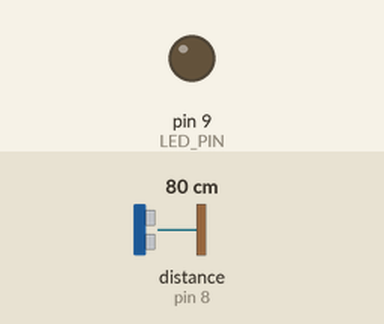
Simulated run of this sketch. Board: Arduino Uno, built with avr-gcc and run on an emulated ATmega328P. On the bench: output pins drawn as LEDs (lit = HIGH). Wiring (inferred from the names in the program): ultrasonic range finder: trigger pin 7; echo pin 8. Inputs (shaded band) come from the test bench; at power-on: distance to the obstacle (sensor on pin 8) 80 cm. The echo pulse lasts 58.3 µs per cm; pins used as bus, display or sensor lines are not drawn.

Above: at 1.2 s.
1.3 s: distance to the obstacle (sensor on pin 8) set to 2 cm
At 2.4 s:
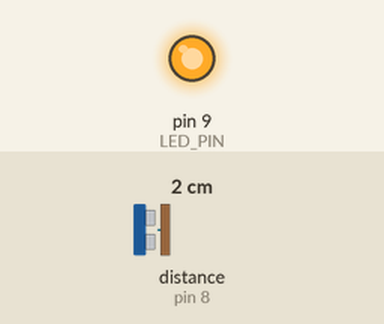
2.8 s: distance to the obstacle (sensor on pin 8) set to 5 cm
At 3.1 s:
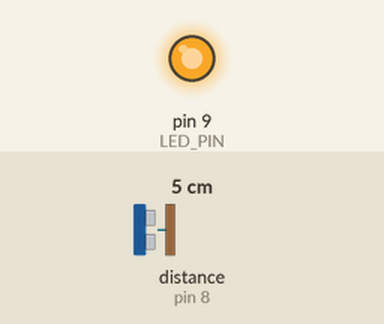
4.3 s: distance to the obstacle (sensor on pin 8) set to 18 cm
At 5.5 s:
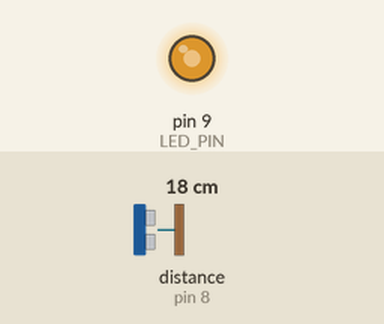
5.8 s: distance to the obstacle (sensor on pin 8) set to 35 cm
At 6.8 s:
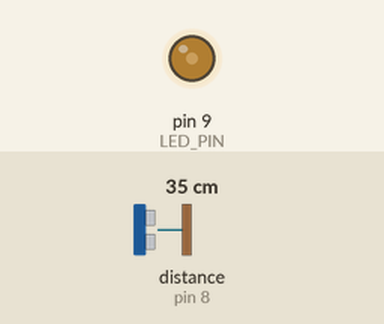
Timing chart, 0 to 8.3 s (numbered marks = the images above; inputs shaded):
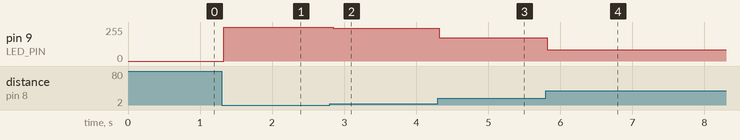

Measured:
- after the input at 1.3 s, pin 9 (LED_PIN): 0/255 → 255/255 at once
- after the input at 2.8 s, pin 9 (LED_PIN): 255/255 → 245/255 after 0.05 s
- after the input at 4.3 s, pin 9 (LED_PIN): 245/255 → 176/255 at once
- after the input at 5.8 s, pin 9 (LED_PIN): 176/255 → 85/255 at once

The sketch:

12-come-closer.ino
```cpp
const int LED_PIN = 9;
const int TRIG_PIN = 7;
const int ECHO_PIN = 8;

void setup() {
  pinMode(LED_PIN, OUTPUT);
  pinMode(TRIG_PIN, OUTPUT);
  pinMode(ECHO_PIN, INPUT);
}

void loop() {
  digitalWrite(TRIG_PIN, HIGH);
  delayMicroseconds(10);
  digitalWrite(TRIG_PIN, LOW);
  long duration = pulseIn(ECHO_PIN, HIGH, 30000);
  float cm = duration * 0.0343 / 2;
  int brightness = map(cm, 2, 50, 255, 0);
  brightness = constrain(brightness, 0, 255);
  analogWrite(LED_PIN, brightness);
  delay(50);
}
```
